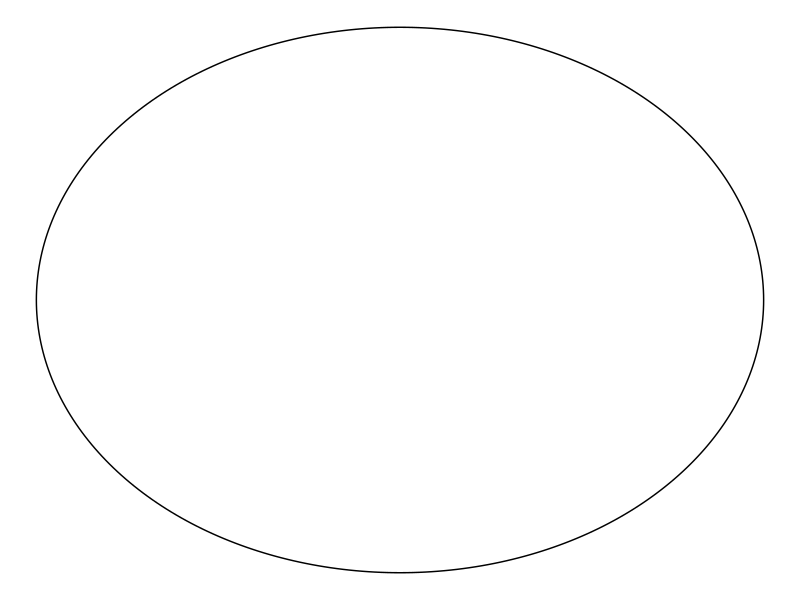
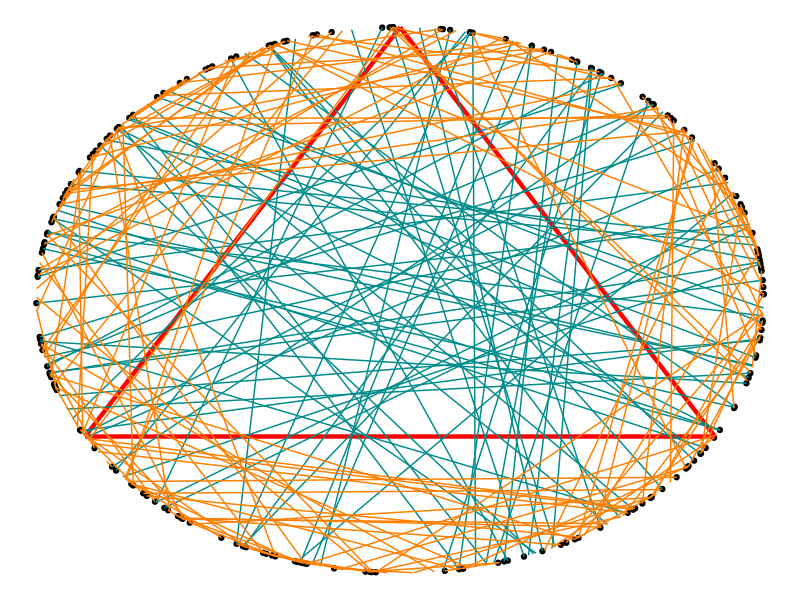
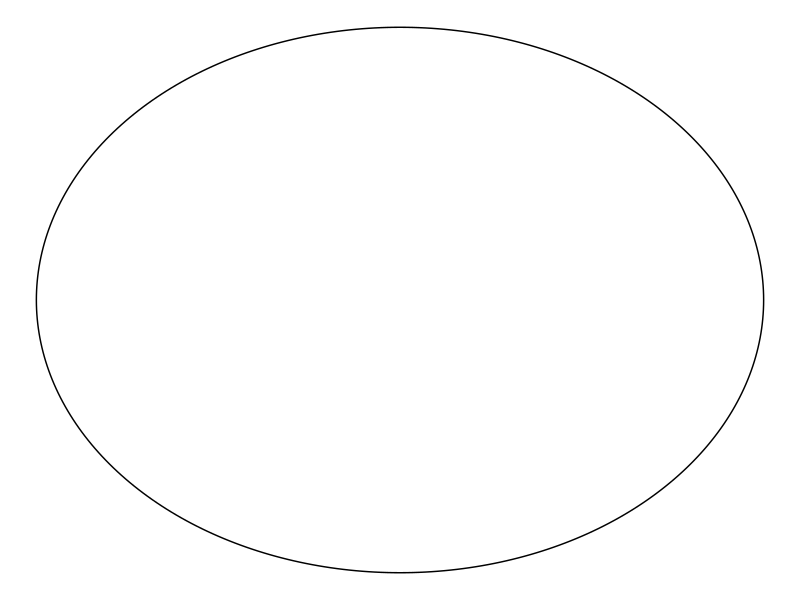
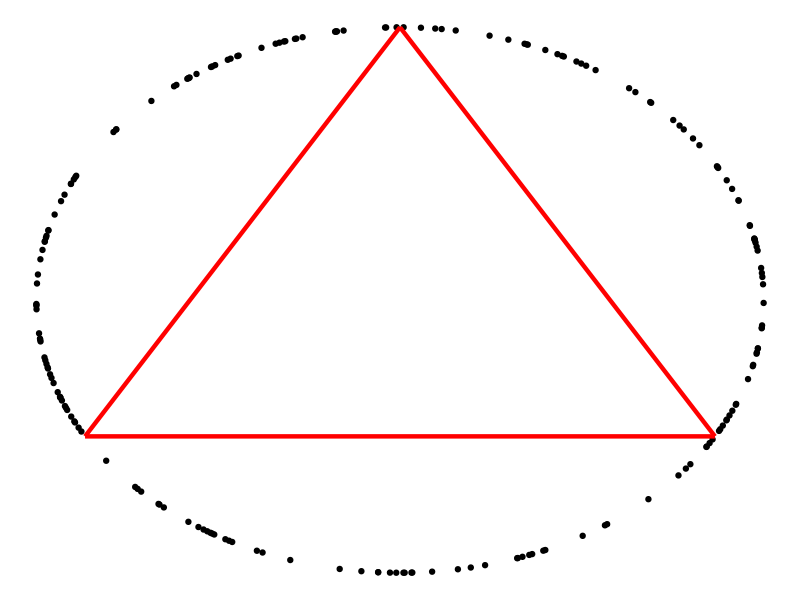
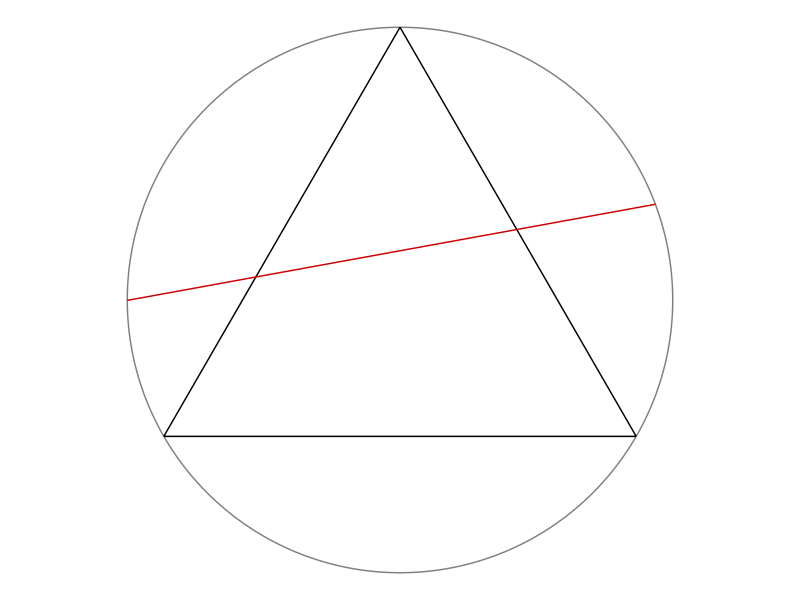

Write the R code that produced these figures, in order. (Note: this script raises an error after producing the figures.)
# Instruction to students: You may clear the code in this file and replace it
# with your own.

library(tidyverse)
library(ggforce)
theme_set(theme_void())

# Draw a random chord in a unit circle centred at origin -----------------------

# Coordinates of equilateral triangle
eqtri_df <- tibble(
  x    = c(0, sqrt(3) / 2, -sqrt(3) / 2),
  y    = c(1, -0.5, -0.5),
  xend = c(sqrt(3) / 2, -sqrt(3) / 2, 0),
  yend = c(-0.5, -0.5, 1)
)

# Coordinates of random chord
rdmchr_df <- tibble(
  x    = 0.93636368,
  y    = 0.35103142,
  xend = -0.9999991,
  yend = -0.001326758
)

# Plot
p <- ggplot() +
  ggforce::geom_circle(aes(x0 = 0, y0 = 0, r = 1), col = "gray50") +
  geom_segment(data = eqtri_df, aes(x = x, y = y, xend = xend, yend = yend)) +
  geom_segment(data = rdmchr_df, aes(x = x, y = y, xend = xend, yend = yend),
               col = "red3") +
  coord_equal()

ggsave(p, file = "plot.png", height = 5, width = 7)

# Plot a circle
library(ggplot2)
library(ggforce)

data_circle <- data.frame(x0 = 0,
                          y0 = 0,
                          r = 1)

ggplot(data = data_circle, aes(x = x0, y = y0)) + 
  geom_circle(data = data_circle, aes(x0 = x0, y0 = y0, r=r))


# METHOD A (Random Endpoints) --------------------------------------------------
library(tidyverse)
library(ggforce)
library(ggplot2)
library(dplyr)

n <- 200 # number of chords - can change this

theta_1 <- runif(n, 0, 2*pi)
theta_2 <- runif(n, 0, 2*pi)
endpoint <- tibble(
  x1 = cos(theta_1),
  y1 = sin(theta_1),
  x2 = cos(theta_2),
  y2 = sin(theta_2))

eqtri_df <- tibble(
  x    = c(0, sqrt(3) / 2, -sqrt(3) / 2),
  y    = c(1, -0.5, -0.5),
  xend = c(sqrt(3) / 2, -sqrt(3) / 2, 0),
  yend = c(-0.5, -0.5, 1))

circle <- mutate(.data = endpoint, l = sqrt((x2 - x1)^2 + (y2 - y1)^2)) # add new column l

eqtri_df_new <- mutate(.data = eqtri_df, s = sqrt((xend - x)^2 + (yend - y)^2)) # add new column s

final_eqtri_df_new <- slice(.data = eqtri_df_new, 1) # only need 1 row as reference

s <- final_eqtri_df_new$s

final_table <- bind_cols(circle, s)
colnames(final_table)[6]  <- "s"

compare <- select(.data = final_table, l, s)
longer <- filter(.data = final_table, l > s)
shorter <- filter(.data = final_table, l < s)
print(longer)
chords_longer <- print(nrow(longer))

ggplot(data = endpoint, aes(x = x1, y = y1)) +
  #ggplot(data = data_circle, aes(x = x0, y = y0)) +
  #geom_circle(data = data_circle, aes(x0 = x0, y0 = y0, r=r)) +
  geom_point() + 
  geom_segment(data = eqtri_df, aes(x = x, y = y, xend = xend, yend = yend), col = "red", lwd = 1.5) +
  geom_segment(data = longer , aes(x = x1, y = y1, xend = x2, yend = y2), col = "darkcyan") + 
  geom_segment(data = shorter , aes(x = x1, y = y1, xend = x2, yend = y2), col = "darkorange1") 
#+
 #  + 
 # geom_circle(data = data_circle, aes(x0 = x0, y0 = y0, r=r))

# Using Principle of Indifference
prob = chords_longer/n
print(prob)


# METHOD B (Random Radial Points) ----------------------------------------------
library(tidyverse)
library(ggforce)
library(ggplot2)
library(dplyr)

data_circle <- data.frame(x0 = 0,
                          y0 = 0,
                          r = 1)

ggplot(data = data_circle, aes(x = x0, y = y0)) + 
  geom_circle(data = data_circle, aes(x0 = x0, y0 = y0, r=r))

# how to randomise radius
n <- 200 # number of chords - can change this
theta_3 <- runif(n, 0, 2*pi)
endpoint <- tibble(
  x = cos(theta_3),
  x0 = 0 ,
  y = sin(theta_3),
  y0 = 0 )

eqtri_df <- tibble(
  x    = c(0, sqrt(3) / 2, -sqrt(3) / 2),
  y    = c(1, -0.5, -0.5),
  xend = c(sqrt(3) / 2, -sqrt(3) / 2, 0),
  yend = c(-0.5, -0.5, 1))

ggplot(data = endpoint, aes(x = x, y = y)) +
  # ggplot(data = data_circle, aes(x = x0, y = y0)) +
  # geom_circle(data = data_circle, aes(x0 = x0, y0 = y0, r=r)) +
  geom_point() + 
  geom_segment(data = eqtri_df, aes(x = x, y = y, xend = xend, yend = yend), col = "red", lwd = 1.5) 

radius <- mutate(.data = endpoint, r = sqrt((x- x0)^2 + (y - y0)^2))


# METHOD C (Random Midpoints) --------------------------------------------------
n <- 500

theta_C <- runif(n, 0, 2*pi)
V <- runif(n, 0, 1)
V1 <- sqrt(V)
W <- sqrt(r^2 - V1^2)
